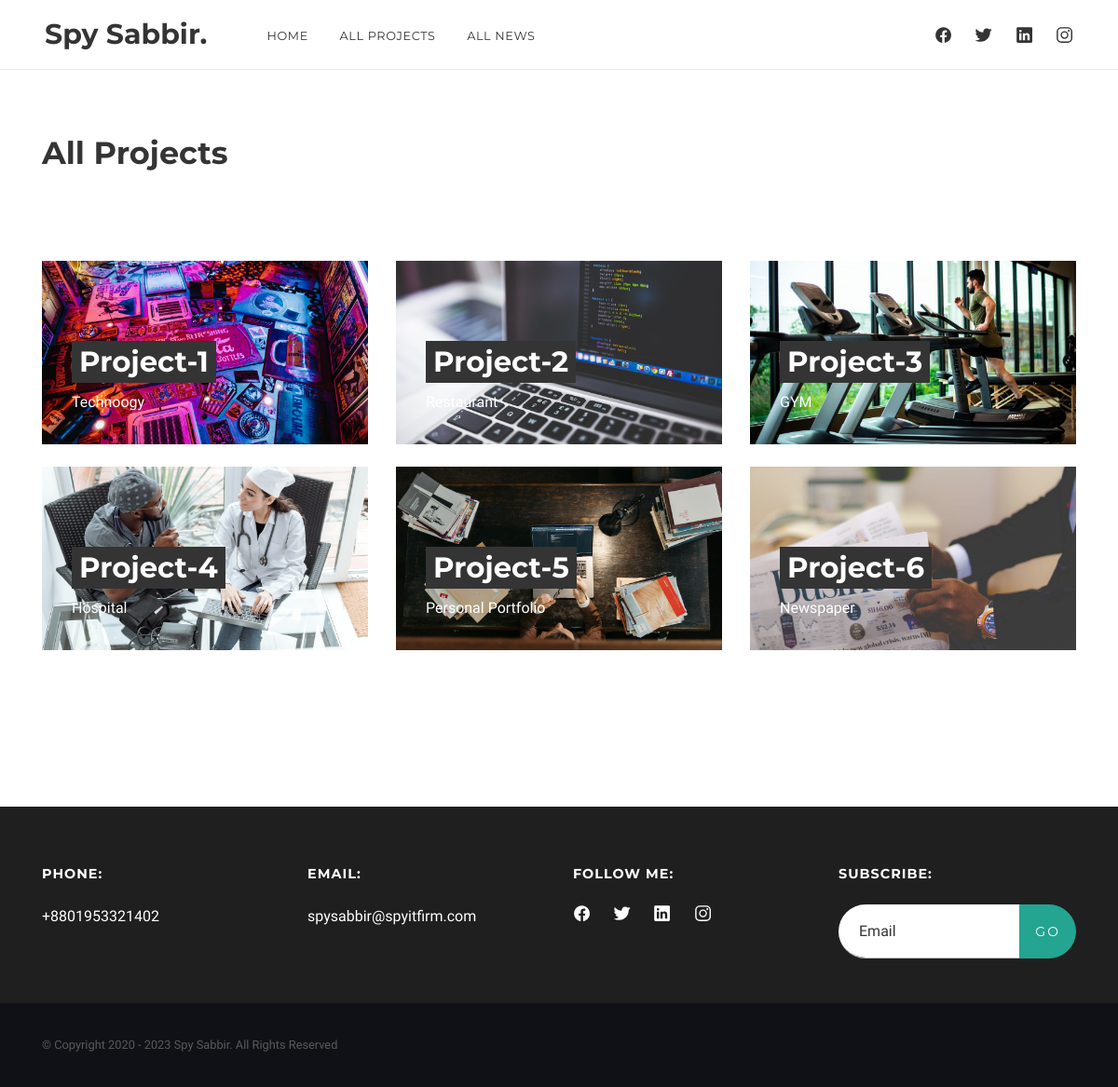
Page /all_project.php on the committed database.
### tables this page shows
CREATE TABLE `theme_default` (
  `id` int(11) NOT NULL,
  `default_item_name` varchar(200) NOT NULL,
  `default_item_value` text NOT NULL
);

CREATE TABLE `projects` (
  `id` int(11) NOT NULL,
  `project_name` varchar(100) NOT NULL,
  `project_type` varchar(100) NOT NULL,
  `clients_name` varchar(200) NOT NULL,
  `complettion_date` date NOT NULL,
  `budget` varchar(50) NOT NULL,
  `project_cover_photo` varchar(200) NOT NULL
);

### admin/dbc.php (called while the page is built, shortened)
<?php
function connect_to_db(){
$hostname = "localhost";
$username = "root";
$password = "";
$database_name = "php_personal_portfolio";
return $db_connect = mysqli_connect($hostname, $username, $password, $database_name);
}
function spy_sabbir_all($table_name) {
    $select_query = "SELECT * FROM $table_name";
    return $result_from_db = mysqli_query(connect_to_db(), $select_query);
}
function spy_sabbir_update($table_name, $update_name){
    $query = "SELECT default_item_value FROM $table_name WHERE default_item_name = '$update_name'";
    return mysqli_fetch_assoc(mysqli_query(connect_to_db(), $query))['default_item_value'];
}
?>

### all_project.php (the view, shortened to what this page needs)
<?php
require_once 'header.php';
?>
<section id="projects" class="section">
    <div class="container">
        <div class="row align-items-end">
            <div class="col-lg-12" data-aos="fade-up">
                <h2 class="mb-3 mb-md-0">All Projects</h2>
            </div>
        </div>
        <div class="mt-5 pt-5" data-aos="fade-in">
            <div class="row">
                <?php foreach (spy_sabbir_all('projects') as $single_project) : ?>
                    <div class="col-lg-4 mb-4">
                        <div class="project-item">
                            <a href="#project<?= $single_project['id'] ?>" class="popup-with-zoom-anim">
                                <figure class="position-relative">
                                    <figcaption class="text-white">
                                        <h3 class="mb-2 text-white"><?= $single_project['project_name'] ?></h3>
                                        <p><?= $single_project['project_type'] ?></p>
                                    </figcaption>
                                </figure>
                            </a>
                        </div>
                    </div>
                <?php endforeach; ?>
            </div>
        </div>
    </div>
</section>
<?php
require_once 'footer.php';
?>

### header.php (shortened to what this page needs)
<?php
require_once "admin/dbc.php";
?>
<!doctype html>
<html lang="en">
<head>
  <link href="admin/lib/font-awesome/css/font-awesome.css" rel="stylesheet">
  <link rel="stylesheet" href="css/style.css">
</head>
<body>
  <nav id="scrollspy" class="navbar navbar-desctop">
    <div class="d-flex position-relative w-100">
      <a class="navbar-brand" href="index.php"><?= spy_sabbir_update('theme_default', 'owner_name'); ?>.</a>
      <ul class="navbar-nav-desctop mr-auto d-none d-lg-block">
        <?php if($_SERVER['REQUEST_URI'] == "/index.php"){  ?>
          <li><a class="nav-link" href="#home">Home</a></li>
          <li><a class="nav-link" href="#about">About</a></li>
          <li><a class="nav-link" href="#services">Services</a></li>
          <li><a class="nav-link" href="#experience">Experience</a></li>
          <li><a class="nav-link" href="#projects">Projects</a></li>
          <li><a class="nav-link" href="#testimonials">Testimonials</a></li>
          <li><a class="nav-link" href="#news">News</a></li>
        <?php }else{ ?>
          <li><a class="nav-link" href="index.php">Home</a></li>
          <li><a class="nav-link" href="all_project.php">All Projects</a></li>
          <li><a class="nav-link" href="all_news.php">All News</a></li>
        <?php } ?>
      </ul>
      <ul class="social-icons mr-auto mr-lg-0 d-none d-sm-block">
        <li><a href="<?= spy_sabbir_update('theme_default', 'facebook_link'); ?>" target="_blank">
            <ion-icon name="logo-facebook"></ion-icon>
          </a></li>
        <li><a href="<?= spy_sabbir_update('theme_default', 'twitter_link'); ?>" target="_blank">
            <ion-icon name="logo-twitter"></ion-icon>
          </a></li>
        <li><a href="<?= spy_sabbir_update('theme_default', 'instagram_link'); ?>" target="_blank">
            <ion-icon name="logo-linkedin"></ion-icon>
          </a></li>
        <li><a href="<?= spy_sabbir_update('theme_default', 'linkedin_link'); ?>" target="_blank">
            <ion-icon name="logo-instagram"></ion-icon>
          </a></li>
      </ul>
    </div>
  </nav>

### footer.php (shortened to what this page needs)
<footer>
  <div class="section py-5 pb-0" style="background-color: <?= spy_sabbir_update('theme_default', 'primary_background_color'); ?>;">
    <div class="container">
      <div class="row">
        <div class="col-md-6 col-lg-3">
          <h6 class="text-white mb-4">Phone:</h6>
          <p class="text-white mb-4"><?= spy_sabbir_update('theme_default', 'owner_phone_number'); ?></p>
        </div>
        <div class="col-md-6 col-lg-3">
          <h6 class="text-white mb-4">Email:</h6>
          <p class="text-white mb-4"><?= spy_sabbir_update('theme_default', 'owner_email_address'); ?></p>
        </div>
        <div class="col-md-6 col-lg-3">
          <h6 class="text-white mb-4">Follow me:</h6>
          <ul class="social-icons">
            <li><a href="<?= spy_sabbir_update('theme_default', 'facebook_link'); ?>" target="_blank">
                <ion-icon name="logo-facebook"></ion-icon>
              </a></li>
            <li><a href="<?= spy_sabbir_update('theme_default', 'twitter_link'); ?>" target="_blank">
                <ion-icon name="logo-twitter"></ion-icon>
              </a></li>
            <li><a href="<?= spy_sabbir_update('theme_default', 'instagram_link'); ?>" target="_blank">
                <ion-icon name="logo-linkedin"></ion-icon>
              </a></li>
            <li><a href="<?= spy_sabbir_update('theme_default', 'linkedin_link'); ?>" target="_blank">
                <ion-icon name="logo-instagram"></ion-icon>
              </a></li>
          </ul>
        </div>
        <div class="col-md-6 col-lg-3">
          <h6 class="text-white mb-4">Subscribe:</h6>
          <form method="POST" action="subscribe_post.php">
            <div class="input-group">
              <input type="email" class="form-control" name="subscriber_email" placeholder="Email" value="<?= (isset($_SESSION['old_email'])) ? $_SESSION['old_email'] : '' ?>">
              <div class="input-group-append">
                <button class="btn px-3" type="submit">Go</button>
              </div>
            </div>
          </form>
        </div>
      </div>
    </div>
  </div>
  <div class="footer-copy section-sm">
    <div class="container">© Copyright 2020 - <?= date("Y") ?> <?= spy_sabbir_update('theme_default', 'owner_name'); ?>. All Rights Reserved</div>
  </div>
</footer>
</body>
</html>

### css/style.css (style rules this page uses)
html { -webkit-font-smoothing: antialiased; }
body { font-family: 'Work Sans', sans-serif; font-size: 1rem; line-height: 1.625em; color:#767676; }
h2, .h2 { position: relative; font-family: 'Montserrat', sans-serif; font-weight: 700; font-size: 2.1rem; line-height: 1.2; color: #343434; margin:2rem 0; }
h3, .h3 { font-family: 'Montserrat', sans-serif; font-weight: 700; font-size: 1.925rem; line-height: 1.25; color: #343434; margin:1.5rem 0; }
h6, .h6 { font-family: 'Montserrat', sans-serif; font-weight: 700; font-size: 0.9rem; letter-spacing: 1px; line-height: 1.2; color: #343434; margin:1rem 0; text-transform: uppercase; }
p { margin-bottom: 1rem; }
ul { list-style: none; padding-left: 0; }
a { color:#23a592; -webkit-transition: color .3s ease-out; -o-transition: color .3s ease-out; transition: color .3s ease-out; }
.form-control, textarea.form-control { font-size: 1em; height: 3.625em; border-radius: 0; padding-left: 22px; color: #343434; background-color: transparent; border:0; border-bottom:1px solid #c3c3c3; -webkit-box-shadow:none; box-shadow:none; -webkit-appearance: none; -webkit-transition: all .15s; -o-transition: all .15s; transition: all .15s; }
.input-group .form-control { background-color: #fff; border-radius: 30px 0 0 30px; }
.btn { font-family: 'Montserrat', sans-serif; position: relative; display: inline-block; border:0.2em solid #23a592; border-radius: 30px; padding:1.2em 2.4em 1.15em; font-size: 0.875em; color:#fff; white-space: nowrap; text-align: center; letter-spacing: 0.15em; text-transform: uppercase; text-decoration: none; background-color:#23a592; border-width: 1px; -webkit-transition: all .3s ease-out!important; transition: all .3s ease-out!important; }
ion-icon { color:#23a592; font-size: 3.8rem; --ionicon-stroke-width: 17px; }
.text-white { color:#fff!important; }
.navbar { position: absolute; z-index: 10; width: 100%; padding: 0 3rem; border-bottom: 1px solid rgba(52,52,52,0.1); height:4.7rem; }
.navbar { padding: 0 1.5rem; }
@media (min-width: 992px) { .navbar { padding: 0 3rem; } }
.navbar, .navbar a, .navbar a:hover, .navbar a:focus { color:#343434; }
.navbar-brand { float: left; font-family: 'Montserrat', sans-serif; font-size:1.875rem; font-weight: 700; color:#fff; margin-right: 4rem; padding:0; line-height: 1; }
.navbar ul { margin-bottom:0; }
.navbar-desctop .social-icons { margin:0.38rem 0 0 -1.5rem; }
.social-icons { margin-left: -1.5rem; }
.social-icons li { float: left; margin-left: 1.5rem; }
.social-icons ion-icon { display: block; font-size:1.2rem; color:#343434; transition: all 0.3s ease; }
.navbar-desctop:before { content:''; position: absolute; top:0; left:0; width: 100%; height: 0; background:#fff; transition: all 0.3s ease; }
.navbar-nav-desctop { font-family: 'Montserrat', sans-serif; font-size:0.8rem; text-transform: uppercase; font-weight: 400; letter-spacing: 0.05em; margin-top:0.3rem; }
.nav-link { padding: 0; }
.navbar-nav-desctop li a { color: #343434; transition:all 0.3s; }
.navbar-nav-desctop > li { position: relative; float: left; margin-right: 2.1rem; }
.navbar-nav-desctop > li > a { display: flex; align-items: center; }
.section { position: relative; padding:9rem 0; }
.section-sm { padding: 6rem 0; }
.section h2 { margin-top: 0; }
.project-item figure { margin:0; }
.project-item figcaption { position:absolute; left:2rem; bottom:2rem; }
.project-item figcaption p { margin-bottom: 0; }
.project-item h3 { color: #fff; display: inline-block; background: #343434; padding: 0.2rem 0.5rem; }
footer { color:#f5f5f5; }
footer a { color: #fff; }
footer ul { font-family: 'Montserrat', sans-serif; text-transform: uppercase; font-size: 0.8rem; letter-spacing: 1px; }
footer ul li { margin-bottom: 0.5rem; }
footer .social-icons ion-icon { color: #fff; }
.footer-copy { padding:2rem 0; background-color: #101117; font-size: 0.8rem; color:#5a5a5a; }

### rows in the picture
theme_default: default_item_value "Spy Sabbir"
projects: project_name "Project-1", project_type "Technoogy"
projects: project_name "Project-2", project_type "Restaurant"
projects: project_name "Project-3", project_type "GYM"
projects: project_name "Project-4", project_type "Hospital"
projects: project_name "Project-5", project_type "Personal Portfolio"
projects: project_name "Project-6", project_type "Newspaper"
theme_default: default_item_value "+8801953321402"
theme_default: default_item_value "spysabbir@spyitfirm.com"
